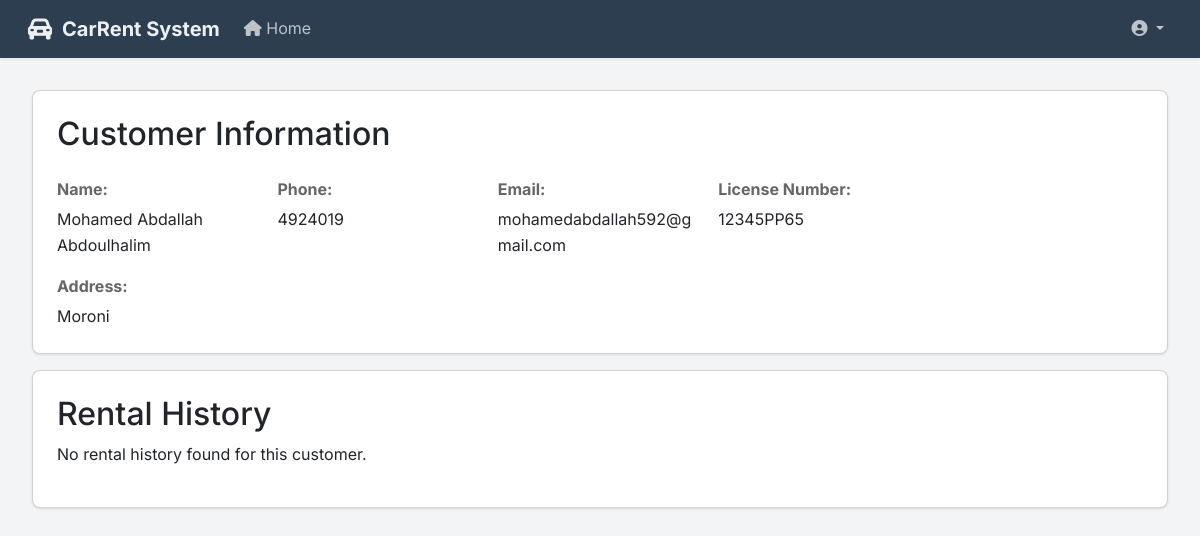
/customer_history/1 (signed in), run on the app's committed database.
### app/models.py (models this page shows, shortened)
class Customer(db.Model):
    id = db.Column(db.Integer, primary_key=True)
    name = db.Column(db.String(100), nullable=False)
    phone = db.Column(db.String(20), unique=True, nullable=False)
    email = db.Column(db.String(120), unique=True, nullable=True)
    address = db.Column(db.String(200), nullable=True)
    license_number = db.Column(db.String(50), nullable=False)
    nin_passport_number = db.Column(db.String(50), unique=True, nullable=True)
    nationality = db.Column(db.String(50), nullable=True)
    created_at = db.Column(db.DateTime, default=datetime.utcnow)
    bookings = db.relationship('Booking', backref='customer', lazy='dynamic')

### app/routes.py (the view)
@main.route('/customer_history/<int:customer_id>')
@login_required
def customer_history(customer_id):
    customer = Customer.query.get_or_404(customer_id)
    bookings = Booking.query.filter_by(customer_id=customer_id).order_by(Booking.created_at.desc()).all()
    return render_template('customer_history.html', customer=customer, bookings=bookings)

### app/templates/customer_history.html (shortened to what this page needs)
{% extends "base.html" %}
{% block content %}
<div class="customer-history">
    <div class="card customer-info">
        <h2>Customer Information</h2>
        <div class="info-grid">
            <div class="info-item">
                <label>Name:</label>
                <span>{{ customer.name }}</span>
            </div>
            <div class="info-item">
                <label>Phone:</label>
                <span>{{ customer.phone }}</span>
            </div>
            <div class="info-item">
                <label>Email:</label>
                <span>{{ customer.email or 'Not provided' }}</span>
            </div>
            <div class="info-item">
                <label>License Number:</label>
                <span>{{ customer.license_number }}</span>
            </div>
            <div class="info-item full-width">
                <label>Address:</label>
                <span>{{ customer.address or 'Not provided' }}</span>
            </div>
        </div>
    </div>
    <div class="card">
        <h2>Rental History</h2>
        {% if bookings %}
        <div class="table-responsive">
            <table class="table">
                <thead>
                    <tr>
                        <th>Date</th>
                        <th>Car</th>
                        <th>Duration</th>
                        <th>Total Cost</th>
                        <th>Status</th>
                        <th>Handled By</th>
                    </tr>
                </thead>
                <tbody>
                    {% for booking in bookings %}
                    <tr>
                        <td>{{ booking.created_at.strftime('%Y-%m-%d') }}</td>
                        <td>{{ booking.car.model }}</td>
                        <td>{{ (booking.end_date - booking.start_date).days }} days</td>
                        <td>${{ "%.2f"|format(booking.total_cost) }}</td>
                        <td>
                            <span class="status-badge status-{{ booking.status }}">
                                {{ booking.status }}
                            </span>
                        </td>
                        <td>{{ booking.employee.name }}</td>
                    </tr>
                    {% endfor %}
                </tbody>
            </table>
        </div>
        <div class="rental-summary">
            <h3>Summary</h3>
            <div class="summary-stats">
                <div class="stat-item">
                    <label>Total Rentals:</label>
                    <span>{{ bookings|length }}</span>
                </div>
                <div class="stat-item">
                    <label>Total Spent:</label>
                    <span>${{ "%.2f"|format(bookings|sum(attribute='total_cost')) }}</span>
                </div>
                <div class="stat-item">
                    <label>Average Rental Duration:</label>
                    <span>{{ "%.1f"|format(bookings|map(attribute='end_date')|map('sub', bookings|map(attribute='start_date'))|map(attribute='days')|sum / bookings|length) }} days</span>
                </div>
            </div>
        </div>
        {% else %}
        <p>No rental history found for this customer.</p>
        {% endif %}
    </div>
</div>
{% endblock %}

### app/static/css/style.css (style rules this page uses)
:root { --primary-color: #2563eb; --secondary-color: #1e40af; --background-color: #f3f4f6; --text-color: #1f2937; --error-color: #dc2626; --success-color: #059669; }
* { margin: 0; padding: 0; box-sizing: border-box; }
body { font-family: 'Inter', sans-serif; background-color: var(--background-color); color: var(--text-color); line-height: 1.6; }
.card { background-color: white; border-radius: 0.5rem; box-shadow: 0 1px 3px rgba(0, 0, 0, 0.1); padding: 1.5rem; margin-bottom: 1rem; }
.customer-info { display: flex; flex-direction: column; }
.customer-history { max-width: 1200px; margin: 2rem auto; padding: 0 1rem; }
.info-grid { display: grid; grid-template-columns: repeat(auto-fit, minmax(200px, 1fr)); gap: 1rem; margin-top: 1rem; }
.info-item { display: flex; flex-direction: column; }
.info-item.full-width { grid-column: 1 / -1; }
.info-item label { font-weight: bold; margin-bottom: 0.25rem; color: #666; }

### data on the page
Customer: name "Mohamed Abdallah Abdoulhalim", phone "4924019", email "mohamedabdallah592@gmail.com", license_number "12345PP65", address "Moroni"
